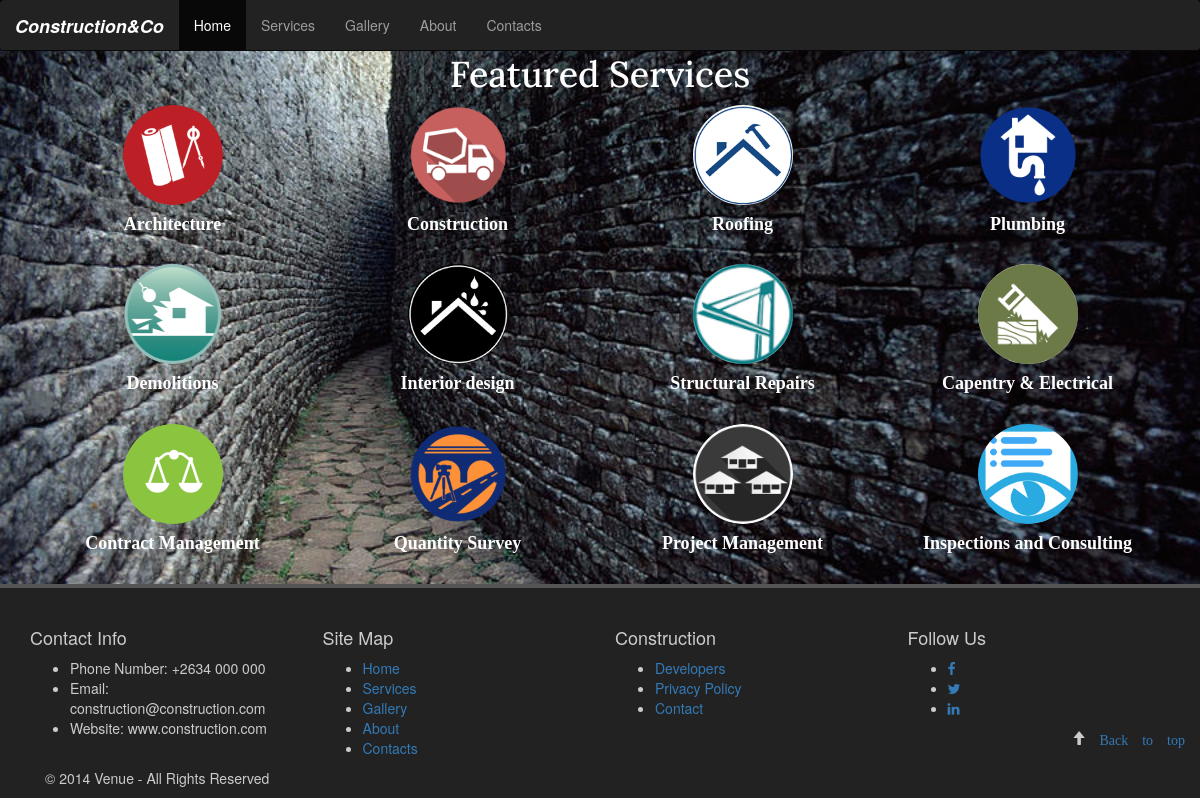
Page /services/ on the committed database.
### displays/models.py (models this page shows, shortened)
class DisplayImage(models.Model):
    slider_image = models.ImageField(upload_to='slider/images/')
    header_text = models.CharField(max_length=120, null=True, blank=True)
    text = models.CharField(max_length=120, null=True, blank=True)
    about_display = models.BooleanField(default=False)
    active_slides = models.BooleanField(default=True)
    home_background_display = models.BooleanField(default=False)

### services/models.py (models this page shows, shortened)
class ServicesImage(models.Model):
    title = models.ForeignKey(Service)
    image = models.ImageField(upload_to='services/images/')
    active = models.BooleanField(default=True)

class Service(models.Model):
    title = models.CharField(max_length=120)
    description = RichTextField(max_length=1500)
    slug = models.SlugField(unique=True)
    active = models.BooleanField()
    display = models.BooleanField(default=False)

### services/views.py (the view)
# urls.py: url(r'^services/', services.views.services, name='services'),
def services(request):
    services = Service.objects.all()
    images = ServicesImage.objects.all()
    slider = DisplayImage.objects.all()
    context = {
        'services': services,
        'images': images,
        'slider':slider
    }
    return render(request, 'services.html', context)

### services/templates/services.html (shortened to what this page needs)
{% extends 'base.html' %}
{% load staticfiles %}
{% block content %}
{% for slider in slider %}
    {% if slider.about_display %}
    <div class="services-main" style="background-image: url('{{MEDIA_URL}}{{slider.slider_image}}');">
    {% endif %}
{% endfor %}
    <div class="container">
<h1>Featured Services</h1>
    {% for service in services %}
    <div class="col-md-3 services">
            {% for item in service.servicesimage_set.all %}
          <a href="{% url 'service_detail' service.slug %}">
        <img class="img-circle" src="{{MEDIA_URL}}{{item.image}}" style="height: 100px; width: 100px; "></a>
            <h4>{{service.title}}</h4>
            {% endfor %}
            <br>
        </div>
    {% endfor %}
</div>
    </div>
{% endblock %}

### static/static_files/css/custom.css (style rules this page uses)
img.img-circle { transition: transform 1s ease; -webkit-transition: -webkit-transform 1s ease; -moz-transition: -moz-transform 1s ease; -o-transition: -o-transform 1s ease; }
.services { text-align: justify; font-family: Helvetica, Arial, sans-serif; }
.services-main { width: 100%; background-repeat: no-repeat; background-attachment: fixed; background-position: center; background-size: cover;color: #fff; }
.services-main h1 { margin-top: 55px; text-align: center; font-family: 'lora'; }
.services h4 { font-family: 'lora'; text-align: center; font-weight: 700; }
.services img { display: block; margin: 0px auto; }

### static/static_files/css/carousel.css (style rules this page uses)
body { padding-bottom: 40px; color: #5a5a5a; }

### rows in the picture
DisplayImage: slider_image (picture)
Service: title "Architecture"
ServicesImage: image (picture)
Service: title "Construction"
ServicesImage: image (picture)
Service: title "Roofing"
ServicesImage: image (picture)
Service: title "Plumbing"
ServicesImage: image (picture)
Service: title "Demolitions"
ServicesImage: image (picture)
Service: title "Interior design"
ServicesImage: image (picture)
Service: title "Structural Repairs"
ServicesImage: image (picture)
Service: title "Capentry & Electrical"
ServicesImage: image (picture)
Service: title "Contract Management"
ServicesImage: image (picture)
Service: title "Quantity Survey"
ServicesImage: image (picture)
Service: title "Project Management"
ServicesImage: image (picture)
Service: title "Inspections and Consulting"
ServicesImage: image (picture)
